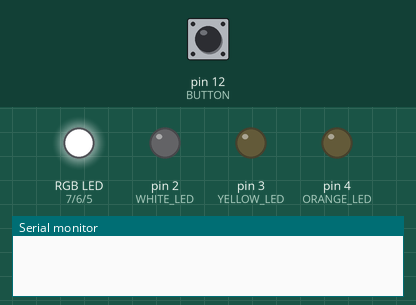
Recording of a sketch running on a simulated Arduino Uno, built with avr-gcc and run on an emulated ATmega328P. On the bench: an RGB LED mixed from three pins (HIGH = lit), output pins drawn as LEDs (lit = HIGH), the last lines printed to the serial monitor. Dashed ring = blinking. Inputs (shaded band) come from the test bench; at power-on: pin 12 (BUTTON) LOW.

Above: at 1.2 s.
1.3 s: pin 12 (BUTTON) pulled HIGH for 0.15 s
At 3.1 s:
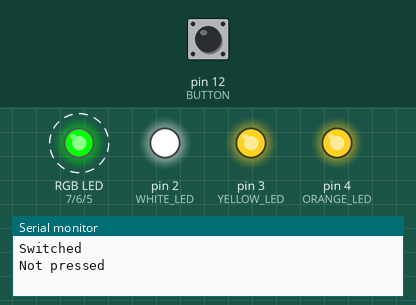
4.4 s: pin 12 (BUTTON) pulled HIGH for 1 s
At 4.7 s:
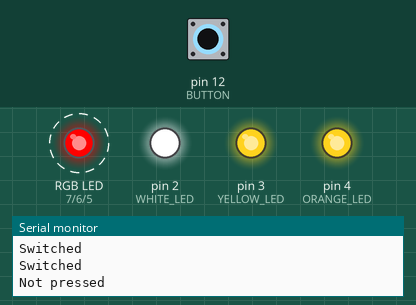
8.4 s: pin 12 (BUTTON) pulled HIGH for 3.2 s
At 11.2 s:
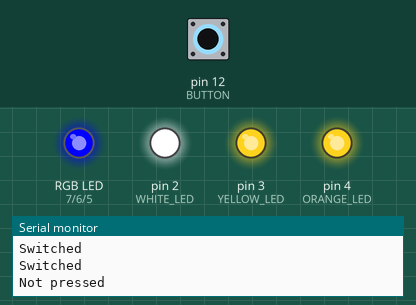
Timing chart, 0 to 15.9 s (numbered marks = the images above; inputs shaded):
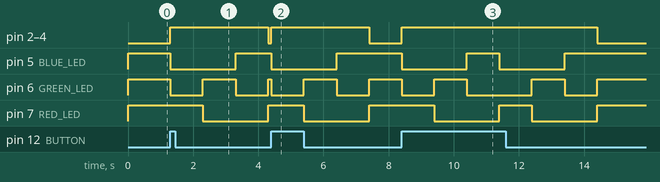

Measured:
- after the input at 1.3 s, pin 2 (WHITE_LED), pin 3 (YELLOW_LED), pin 4 (ORANGE_LED): LOW → HIGH at once, → LOW 3.0 s later; pin 5 (BLUE_LED): HIGH → LOW at once, → HIGH 2.0 s later; pin 6 (GREEN_LED): alternates HIGH for 1.0 s and LOW for 1.0 s, starting at once; pin 7 (RED_LED): HIGH → LOW after 1.0 s, → HIGH 2.0 s later
- after the input at 4.4 s, pin 2 (WHITE_LED), pin 3 (YELLOW_LED), pin 4 (ORANGE_LED): LOW → HIGH at once, → LOW 3.0 s later; pin 5 (BLUE_LED): HIGH → LOW at once, → HIGH 2.0 s later; pin 6 (GREEN_LED): alternates HIGH for 1.0 s and LOW for 1.0 s, starting at once; pin 7 (RED_LED): HIGH → LOW after 1.0 s, → HIGH 2.0 s later
- after the input at 8.4 s, pin 2 (WHITE_LED), pin 3 (YELLOW_LED): LOW → HIGH at once, → LOW 6.0 s later

The sketch:

201271021.ino
```cpp
// C++ code
//

int RED_LED = 7;
int GREEN_LED = 6;
int BLUE_LED = 5;
int ORANGE_LED = 4;
int YELLOW_LED = 3;
int WHITE_LED = 2;

int BUTTON = 12;
int STATE = LOW;
unsigned long LAST_MILLIS = 0;

void setup()
{
  	pinMode(BUTTON, INPUT);
  	Serial.begin(9600);

  	pinMode(RED_LED, OUTPUT);
  	pinMode(GREEN_LED, OUTPUT);
  	pinMode(BLUE_LED, OUTPUT);
  	pinMode(ORANGE_LED, OUTPUT);
  	pinMode(YELLOW_LED, OUTPUT);
  	pinMode(WHITE_LED, OUTPUT);

}

void stateOWYLed(int i) // tunrn on/off the orange, white, yellow led
{
    digitalWrite(ORANGE_LED, i);
  	digitalWrite(YELLOW_LED, i);
    digitalWrite(WHITE_LED, i);
}

void stateRGBLed(int i) // tuen on/off the red green blue led
{
  	digitalWrite(RED_LED, i);
  	digitalWrite(GREEN_LED, i);
  	digitalWrite(BLUE_LED, i);
}

void flickerRGBLed(int i) // do flicker led
{
  	if(i == 1)
    {
      	digitalWrite(RED_LED, HIGH);
      	delay(1000);
      	digitalWrite(RED_LED, LOW);

      	digitalWrite(GREEN_LED, HIGH);
      	delay(1000);
      	digitalWrite(GREEN_LED, LOW);

      	digitalWrite(BLUE_LED, HIGH);
      	delay(1000);
      	digitalWrite(BLUE_LED, LOW);
    }
  	else
    {
      	digitalWrite(RED_LED, LOW);
      	digitalWrite(GREEN_LED, LOW);
        digitalWrite(BLUE_LED, LOW);
    }
}

void loop()
{
  	int buttonState = digitalRead(BUTTON);

  	if(buttonState != STATE)
  	{
      	Serial.println("Switched");
      	LAST_MILLIS = millis(); // set again millis real time
      	STATE = buttonState; // update state button
  	}

  	if(buttonState == HIGH)
    {
      	if(millis() - LAST_MILLIS >= 10000) // if keep up presssing button to 10s
        {
          	Serial.println("Button long pressed!!!");
          	stateOWYLed(1);
          	stateRGBLed(1);
        }
      	else
        {
          	Serial.println("Not pressed");
          	stateRGBLed(0);
          	stateOWYLed(1);
      		  flickerRGBLed(1);
        }
    }
  	else
    {
      	stateRGBLed(1);
      	stateOWYLed(0);
    }

}
```
